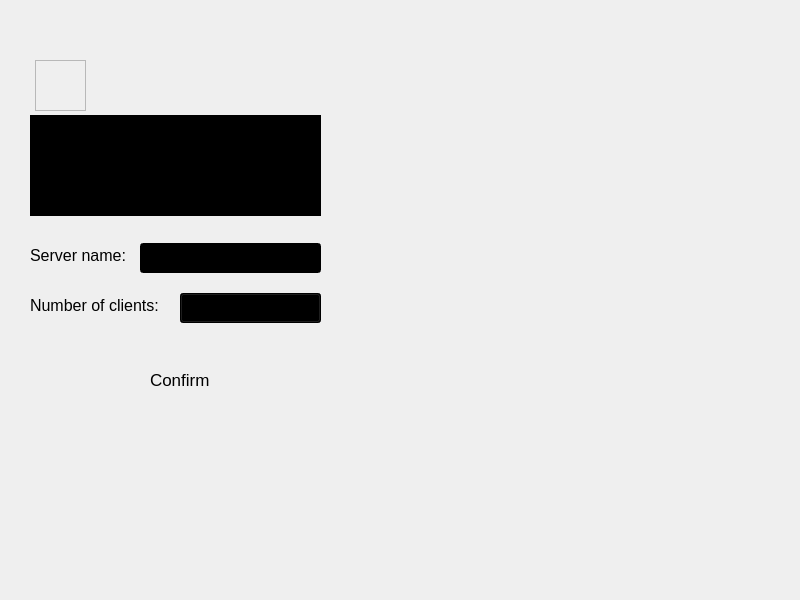
<?xml version="1.0" encoding="UTF-8"?>
<ui version="4.0">
 <class>ServerWindow</class>
 <widget class="QMainWindow" name="ServerWindow">
  <property name="geometry">
   <rect>
    <x>0</x>
    <y>0</y>
    <width>800</width>
    <height>600</height>
   </rect>
  </property>
  <property name="windowTitle">
   <string>MainWindow</string>
  </property>
  <widget class="QWidget" name="centralwidget">
   <widget class="QLabel" name="label">
    <property name="geometry">
     <rect>
      <x>0</x>
      <y>0</y>
      <width>1300</width>
      <height>700</height>
     </rect>
    </property>
    <property name="text">
     <string/>
    </property>
    <property name="pixmap">
     <pixmap resource="Images.qrc">:/new/image/jpgtopngconverter-com (6).jpg</pixmap>
    </property>
    <property name="scaledContents">
     <bool>true</bool>
    </property>
   </widget>
   <widget class="QLabel" name="label_2">
    <property name="geometry">
     <rect>
      <x>35</x>
      <y>60</y>
      <width>51</width>
      <height>51</height>
     </rect>
    </property>
    <property name="frameShape">
     <enum>QFrame::StyledPanel</enum>
    </property>
    <property name="text">
     <string/>
    </property>
    <property name="pixmap">
     <pixmap resource="Images.qrc">:/new/image/images.jpg</pixmap>
    </property>
    <property name="scaledContents">
     <bool>true</bool>
    </property>
   </widget>
   <widget class="QTextEdit" name="guideTextEdit">
    <property name="enabled">
     <bool>false</bool>
    </property>
    <property name="geometry">
     <rect>
      <x>30</x>
      <y>115</y>
      <width>291</width>
      <height>101</height>
     </rect>
    </property>
    <property name="font">
     <font>
      <pointsize>10</pointsize>
      <bold>false</bold>
     </font>
    </property>
    <property name="styleSheet">
     <string notr="true">background-color: rgb(0, 0, 0);</string>
    </property>
   </widget>
   <widget class="QLabel" name="label_3">
    <property name="geometry">
     <rect>
      <x>30</x>
      <y>240</y>
      <width>111</width>
      <height>30</height>
     </rect>
    </property>
    <property name="font">
     <font>
      <pointsize>12</pointsize>
      <bold>false</bold>
     </font>
    </property>
    <property name="text">
     <string>Server name:</string>
    </property>
   </widget>
   <widget class="QLabel" name="label_4">
    <property name="geometry">
     <rect>
      <x>30</x>
      <y>290</y>
      <width>151</width>
      <height>30</height>
     </rect>
    </property>
    <property name="font">
     <font>
      <pointsize>12</pointsize>
      <bold>false</bold>
     </font>
    </property>
    <property name="text">
     <string>Number of clients:</string>
    </property>
   </widget>
   <widget class="QPushButton" name="backButton">
    <property name="geometry">
     <rect>
      <x>15</x>
      <y>15</y>
      <width>41</width>
      <height>41</height>
     </rect>
    </property>
    <property name="toolTip">
     <string>back</string>
    </property>
    <property name="text">
     <string/>
    </property>
    <property name="flat">
     <bool>true</bool>
    </property>
   </widget>
   <widget class="QLineEdit" name="serverNamelineEdit">
    <property name="geometry">
     <rect>
      <x>140</x>
      <y>243</y>
      <width>181</width>
      <height>30</height>
     </rect>
    </property>
    <property name="font">
     <font>
      <pointsize>10</pointsize>
      <bold>false</bold>
     </font>
    </property>
    <property name="styleSheet">
     <string notr="true">background-color: rgb(0, 0, 0);</string>
    </property>
    <property name="placeholderText">
     <string>......</string>
    </property>
   </widget>
   <widget class="QComboBox" name="maxNumberOfClientsComboBox">
    <property name="geometry">
     <rect>
      <x>180</x>
      <y>293</y>
      <width>141</width>
      <height>30</height>
     </rect>
    </property>
    <property name="font">
     <font>
      <pointsize>10</pointsize>
      <bold>false</bold>
     </font>
    </property>
    <property name="styleSheet">
     <string notr="true">background-color: rgb(0, 0, 0);</string>
    </property>
    <property name="placeholderText">
     <string/>
    </property>
   </widget>
   <widget class="QLabel" name="label_5">
    <property name="geometry">
     <rect>
      <x>100</x>
      <y>320</y>
      <width>150</width>
      <height>121</height>
     </rect>
    </property>
    <property name="text">
     <string/>
    </property>
    <property name="pixmap">
     <pixmap resource="Images.qrc">:/new/image/btn4.png</pixmap>
    </property>
    <property name="scaledContents">
     <bool>true</bool>
    </property>
   </widget>
   <widget class="QLabel" name="label_6">
    <property name="geometry">
     <rect>
      <x>150</x>
      <y>365</y>
      <width>100</width>
      <height>30</height>
     </rect>
    </property>
    <property name="font">
     <font>
      <pointsize>13</pointsize>
      <bold>false</bold>
     </font>
    </property>
    <property name="text">
     <string>Confirm</string>
    </property>
   </widget>
   <widget class="QPushButton" name="confirmButton">
    <property name="geometry">
     <rect>
      <x>110</x>
      <y>359</y>
      <width>131</width>
      <height>41</height>
     </rect>
    </property>
    <property name="text">
     <string/>
    </property>
    <property name="flat">
     <bool>true</bool>
    </property>
   </widget>
   <widget class="QLabel" name="label_7">
    <property name="geometry">
     <rect>
      <x>600</x>
      <y>340</y>
      <width>151</width>
      <height>251</height>
     </rect>
    </property>
    <property name="text">
     <string/>
    </property>
    <property name="pixmap">
     <pixmap resource="Images.qrc">:/new/image/pngwing.com (22).png</pixmap>
    </property>
    <property name="scaledContents">
     <bool>true</bool>
    </property>
   </widget>
   <widget class="QLabel" name="label_8">
    <property name="geometry">
     <rect>
      <x>340</x>
      <y>520</y>
      <width>131</width>
      <height>121</height>
     </rect>
    </property>
    <property name="text">
     <string/>
    </property>
    <property name="pixmap">
     <pixmap resource="Images.qrc">:/new/image/1d.png</pixmap>
    </property>
    <property name="scaledContents">
     <bool>true</bool>
    </property>
   </widget>
   <widget class="QLabel" name="label_9">
    <property name="geometry">
     <rect>
      <x>320</x>
      <y>590</y>
      <width>21</width>
      <height>21</height>
     </rect>
    </property>
    <property name="text">
     <string/>
    </property>
    <property name="pixmap">
     <pixmap resource="Images.qrc">:/new/image/1a.png</pixmap>
    </property>
    <property name="scaledContents">
     <bool>true</bool>
    </property>
   </widget>
   <widget class="QLabel" name="label_10">
    <property name="geometry">
     <rect>
      <x>470</x>
      <y>490</y>
      <width>111</width>
      <height>81</height>
     </rect>
    </property>
    <property name="text">
     <string/>
    </property>
    <property name="pixmap">
     <pixmap resource="Images.qrc">:/new/image/1f.png</pixmap>
    </property>
    <property name="scaledContents">
     <bool>true</bool>
    </property>
   </widget>
   <widget class="QLabel" name="label_11">
    <property name="geometry">
     <rect>
      <x>460</x>
      <y>549</y>
      <width>51</width>
      <height>31</height>
     </rect>
    </property>
    <property name="text">
     <string/>
    </property>
    <property name="pixmap">
     <pixmap resource="Images.qrc">:/new/image/pngwing.com (14).png</pixmap>
    </property>
    <property name="scaledContents">
     <bool>true</bool>
    </property>
   </widget>
   <widget class="QLabel" name="label_12">
    <property name="geometry">
     <rect>
      <x>520</x>
      <y>540</y>
      <width>91</width>
      <height>71</height>
     </rect>
    </property>
    <property name="text">
     <string/>
    </property>
    <property name="pixmap">
     <pixmap resource="Images.qrc">:/new/image/1g.png</pixmap>
    </property>
    <property name="scaledContents">
     <bool>true</bool>
    </property>
   </widget>
   <widget class="QLabel" name="label_13">
    <property name="geometry">
     <rect>
      <x>210</x>
      <y>550</y>
      <width>61</width>
      <height>81</height>
     </rect>
    </property>
    <property name="text">
     <string/>
    </property>
    <property name="pixmap">
     <pixmap resource="Images.qrc">:/new/image/1e.png</pixmap>
    </property>
    <property name="scaledContents">
     <bool>true</bool>
    </property>
   </widget>
   <widget class="QLabel" name="label_14">
    <property name="geometry">
     <rect>
      <x>120</x>
      <y>560</y>
      <width>61</width>
      <height>21</height>
     </rect>
    </property>
    <property name="text">
     <string/>
    </property>
    <property name="pixmap">
     <pixmap resource="Images.qrc">:/new/image/1b.png</pixmap>
    </property>
    <property name="scaledContents">
     <bool>true</bool>
    </property>
   </widget>
   <widget class="QLabel" name="label_15">
    <property name="geometry">
     <rect>
      <x>180</x>
      <y>560</y>
      <width>31</width>
      <height>31</height>
     </rect>
    </property>
    <property name="text">
     <string/>
    </property>
    <property name="pixmap">
     <pixmap resource="Images.qrc">:/new/image/1e.png</pixmap>
    </property>
    <property name="scaledContents">
     <bool>true</bool>
    </property>
   </widget>
   <widget class="QLabel" name="label_16">
    <property name="geometry">
     <rect>
      <x>90</x>
      <y>560</y>
      <width>31</width>
      <height>31</height>
     </rect>
    </property>
    <property name="text">
     <string/>
    </property>
    <property name="pixmap">
     <pixmap resource="Images.qrc">:/new/image/1a.png</pixmap>
    </property>
    <property name="scaledContents">
     <bool>true</bool>
    </property>
   </widget>
   <widget class="QLabel" name="label_17">
    <property name="geometry">
     <rect>
      <x>270</x>
      <y>570</y>
      <width>31</width>
      <height>21</height>
     </rect>
    </property>
    <property name="text">
     <string/>
    </property>
    <property name="pixmap">
     <pixmap resource="Images.qrc">:/new/image/1a.png</pixmap>
    </property>
    <property name="scaledContents">
     <bool>true</bool>
    </property>
   </widget>
   <widget class="QLabel" name="label_18">
    <property name="geometry">
     <rect>
      <x>300</x>
      <y>580</y>
      <width>21</width>
      <height>16</height>
     </rect>
    </property>
    <property name="text">
     <string/>
    </property>
    <property name="pixmap">
     <pixmap resource="Images.qrc">:/new/image/1a.png</pixmap>
    </property>
    <property name="scaledContents">
     <bool>true</bool>
    </property>
   </widget>
   <widget class="QLabel" name="label_19">
    <property name="geometry">
     <rect>
      <x>650</x>
      <y>560</y>
      <width>121</width>
      <height>91</height>
     </rect>
    </property>
    <property name="text">
     <string/>
    </property>
    <property name="pixmap">
     <pixmap resource="Images.qrc">:/new/image/1f.png</pixmap>
    </property>
    <property name="scaledContents">
     <bool>true</bool>
    </property>
   </widget>
   <widget class="QLabel" name="label_20">
    <property name="geometry">
     <rect>
      <x>490</x>
      <y>570</y>
      <width>16</width>
      <height>16</height>
     </rect>
    </property>
    <property name="text">
     <string/>
    </property>
    <property name="pixmap">
     <pixmap resource="Images.qrc">:/new/image/red-ruby.png</pixmap>
    </property>
    <property name="scaledContents">
     <bool>true</bool>
    </property>
   </widget>
   <widget class="QLabel" name="label_21">
    <property name="geometry">
     <rect>
      <x>600</x>
      <y>590</y>
      <width>16</width>
      <height>16</height>
     </rect>
    </property>
    <property name="text">
     <string/>
    </property>
    <property name="pixmap">
     <pixmap resource="Images.qrc">:/new/image/red-ruby.png</pixmap>
    </property>
    <property name="scaledContents">
     <bool>true</bool>
    </property>
   </widget>
  </widget>
 </widget>
 <resources>
  <include location="Images.qrc"/>
 </resources>
 <connections/>
</ui>
